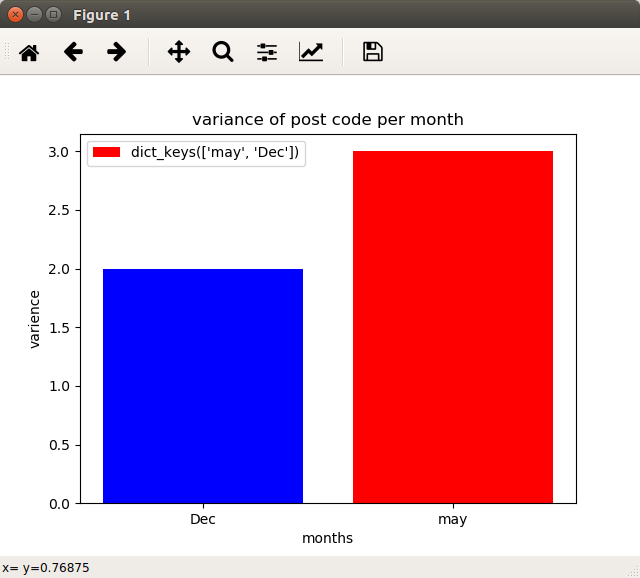

This figure's Python source:

import matplotlib.pyplot as plt
import mysql.connector
import pandas as pd
import numpy as np
db=mysql.connector.connect(
                host="localhost",
                user="root",
                passwd="admin",
                database="mydb"
                )
mycursor=db.cursor()

sql="select INS1.activity_date,VIO1.violation_code,INS1.facility_zip from INS1,VIO1 where INS1.serial_number=VIO1.serial_number;"
mycursor.execute(sql)

res = mycursor.fetchall()
ls=[]
for i in res:
  emplist=[]
 
  emplist.append(i[0])
  emplist.append(i[1])
  emplist.append(i[2])
  ls.append(emplist)


colmns=["Date","code","zip"]
df=pd.DataFrame(ls,columns=colmns)

df['Date']=pd.to_datetime(df['Date'])
df['month'] = df['Date'].dt.month
df['year'] = df['Date'].dt.year

months_map = {1: 'Jan', 2: 'Feb' , 3:'march' , 4:'april',5:'may',6:'june',7:'july',8:'august',9:'Sep',10:'Oct',11:'Nov',12:'Dec'}
def mapper(month):
    return months_map[month]

dic={}

try:
    for i in range(1,13):
        if i in list(df['month']):
            fd = (df.loc[df['month']==i])
            grouped = fd.groupby('zip')
            zips = set(fd['zip'])
            lst=[]
            for j in zips:
                lst.append(grouped.get_group(j).count()['zip'])
                dic[mapper(i)]=(max(lst)-min(lst))
        
except Exception as e:
    print(e)
print (dic)

x = dic.keys()
y = dic.values()
plt.title("variance of post code per month")
plt.xlabel("months")
plt.ylabel("varience")
plt.bar(x,y,label = dic.keys(),color=['red','blue','green','black'])
plt.legend()
plt.show()
